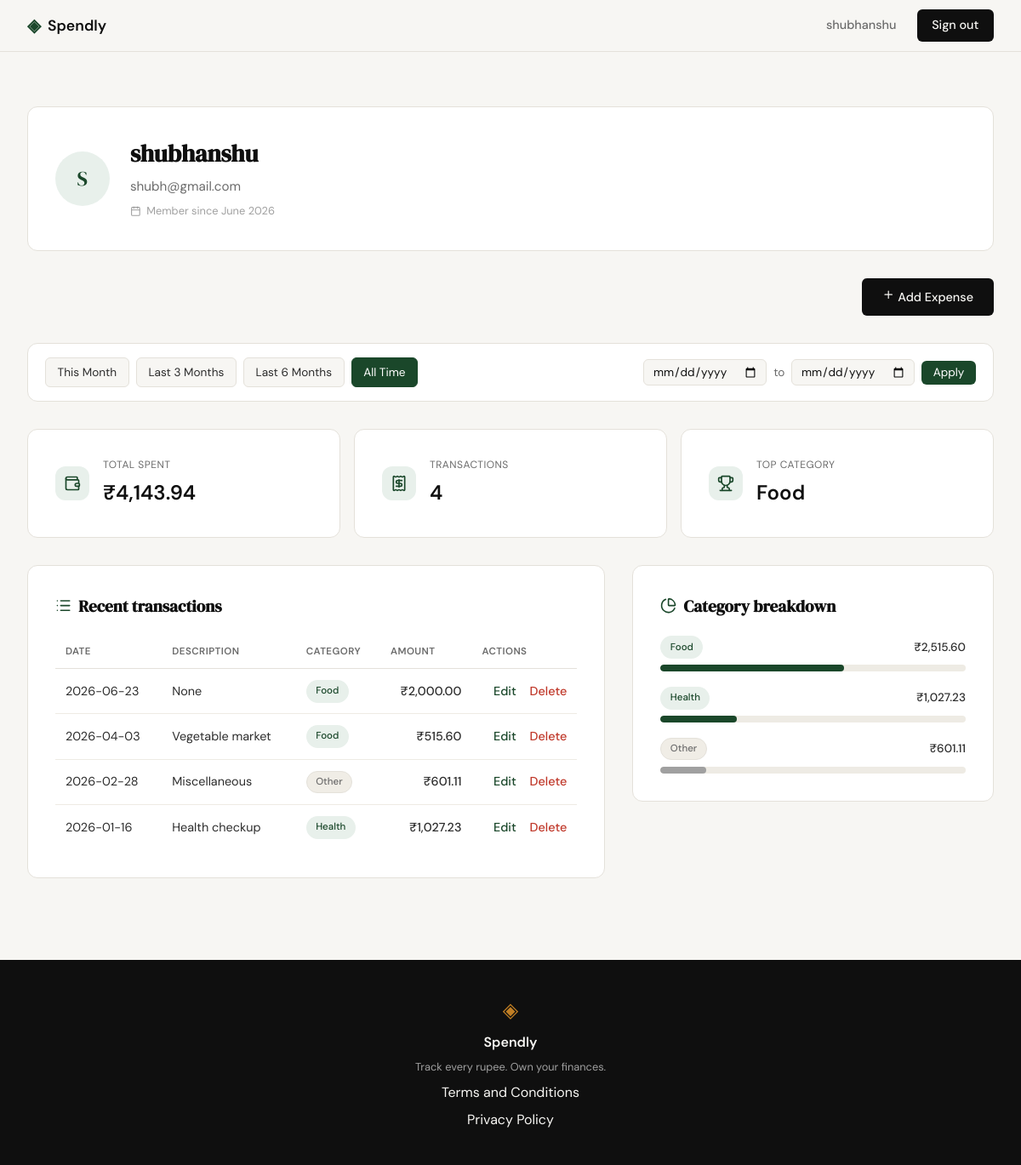
/profile (signed in), run on an earlier commit of the app's database.
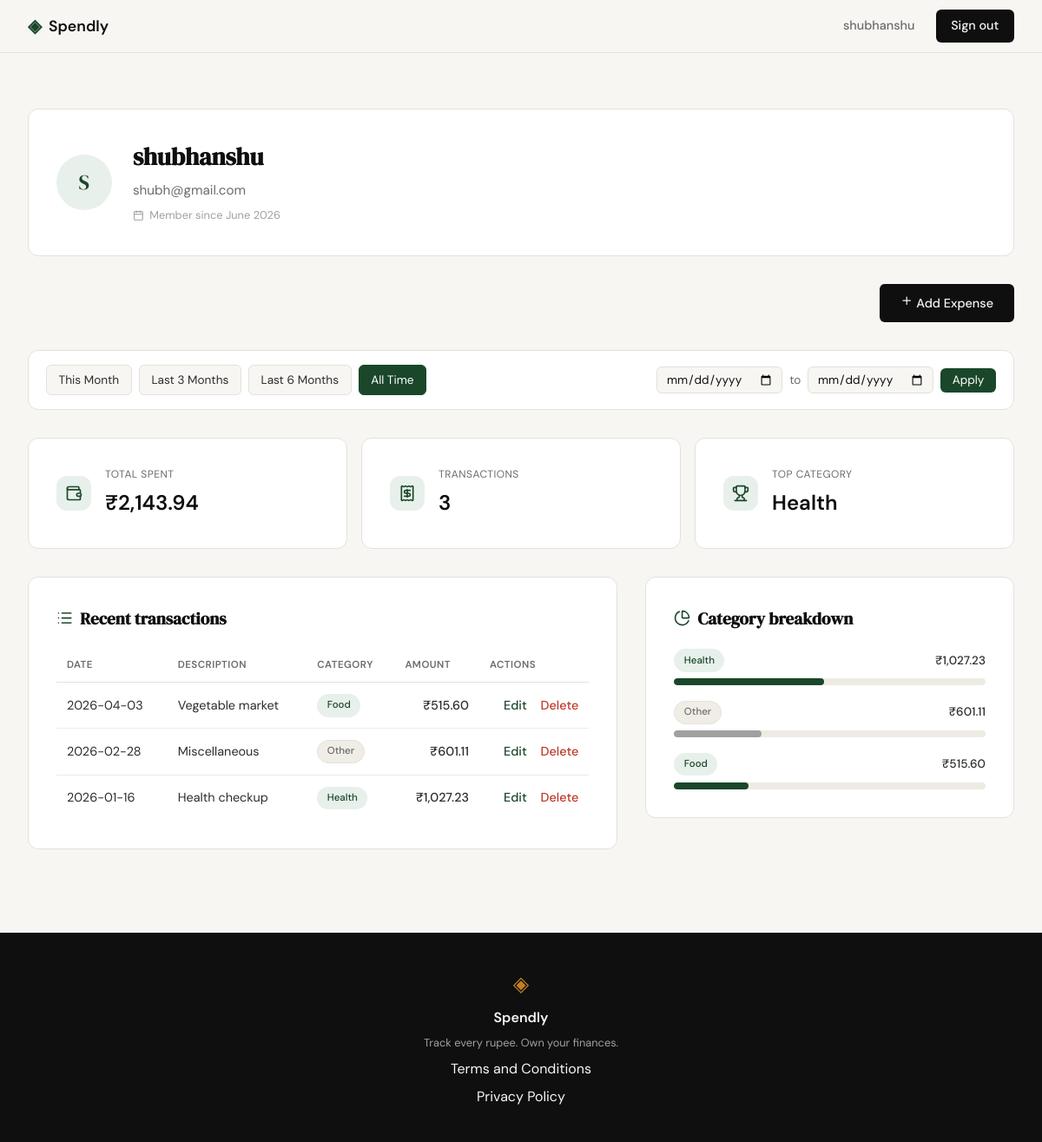
And on a later commit of the database.
### tables this page shows
CREATE TABLE users (
            id            INTEGER PRIMARY KEY AUTOINCREMENT,
            name          TEXT    NOT NULL,
            email         TEXT    NOT NULL UNIQUE,
            password_hash TEXT    NOT NULL,
            created_at    TEXT    DEFAULT (datetime('now'))
        );

CREATE TABLE expenses (
            id          INTEGER PRIMARY KEY AUTOINCREMENT,
            user_id     INTEGER NOT NULL REFERENCES users(id),
            amount      REAL    NOT NULL,
            category    TEXT    NOT NULL,
            date        TEXT    NOT NULL,
            description TEXT,
            created_at  TEXT    DEFAULT (datetime('now'))
        );

### app.py (the view)
@app.route("/profile")
def profile():
    if not session.get("user_id"):
        return redirect(url_for("login"))
    user_id = session["user_id"]
    date_from = _parse_date(request.args.get("date_from", ""))
    date_to = _parse_date(request.args.get("date_to", ""))
    if date_from and date_to and date_from > date_to:
        flash("Start date must be before end date.")
        date_from = date_to = None
    date_from_str = date_from.isoformat() if date_from else None
    date_to_str = date_to.isoformat() if date_to else None
    presets = _build_presets(date.today())
    active_preset = _detect_active_preset(presets, date_from_str, date_to_str)
    db_user = get_user_by_id(user_id)
    user = {
        "name": db_user["name"],
        "email": db_user["email"],
        "initials": "".join(p[0].upper() for p in db_user["name"].split()[:2]),
        "member_since": db_user["member_since"],
    }
    raw_stats = get_summary_stats(user_id, date_from=date_from_str, date_to=date_to_str)
    stats = {
        "total_spent": format_currency(raw_stats["total_spent"]),
        "transaction_count": raw_stats["transaction_count"],
        "top_category": raw_stats["top_category"],
    }
    raw_transactions = get_recent_transactions(user_id, date_from=date_from_str, date_to=date_to_str)
    transactions = [
        {
            "id": tx["id"],
            "date": tx["date"],
            "description": tx["description"],
            "category": tx["category"],
            "amount": format_currency(tx["amount"]),
        }
        for tx in raw_transactions
    ]
    raw_breakdown = get_category_breakdown(user_id, date_from=date_from_str, date_to=date_to_str)
    category_breakdown = [
        {
            "name": cat["name"],
            "total": format_currency(cat["amount"]),
            "percent": cat["pct"],
        }
        for cat in raw_breakdown
    ]
    return render_template(
        "profile.html",
        user=user,
        stats=stats,
        transactions=transactions,
        category_breakdown=category_breakdown,
        date_from_str=date_from_str,
        date_to_str=date_to_str,
        presets=presets,
        active_preset=active_preset,
    )

### app.py (called while the page is built)
def _parse_date(s):
    try:
        return datetime.strptime(s, "%Y-%m-%d").date()
    except (TypeError, ValueError):
        return None

def _build_presets(today):
    return {
        "this_month":    (today.replace(day=1).isoformat(), today.isoformat()),
        "last_3_months": ((today - timedelta(days=90)).isoformat(), today.isoformat()),
        "last_6_months": ((today - timedelta(days=180)).isoformat(), today.isoformat()),
    }

def _detect_active_preset(presets, date_from_str, date_to_str):
    if not (date_from_str and date_to_str):
        return None
    for name, (f, t) in presets.items():
        if date_from_str == f and date_to_str == t:
            return name
    return None

### database/db.py (called while the page is built)
def get_db():
    conn = sqlite3.connect(DB_PATH)
    conn.row_factory = sqlite3.Row
    conn.execute("PRAGMA foreign_keys = ON")
    return conn

### database/queries.py (called while the page is built)
def format_currency(amount):
    return f"₹{amount:,.2f}"

def get_user_by_id(user_id):
    db = get_db()
    row = db.execute(
        "SELECT id, name, email, created_at FROM users WHERE id = ?", (user_id,)
    ).fetchone()
    db.close()
    if row is None:
        return None
    created = datetime.strptime(row["created_at"], "%Y-%m-%d %H:%M:%S")
    return {"name": row["name"], "email": row["email"], "member_since": created.strftime("%B %Y")}

def get_recent_transactions(user_id, limit=10, date_from=None, date_to=None):
    db = get_db()
    if date_from and date_to:
        sql = (
            "SELECT id, date, description, category, amount FROM expenses "
            "WHERE user_id = ? AND date BETWEEN ? AND ? "
            "ORDER BY date DESC, id DESC LIMIT ?"
        )
        params = (user_id, date_from, date_to, limit)
    else:
        sql = (
            "SELECT id, date, description, category, amount FROM expenses "
            "WHERE user_id = ? ORDER BY date DESC, id DESC LIMIT ?"
        )
        params = (user_id, limit)
    rows = db.execute(sql, params).fetchall()
    db.close()
    return [
        {"id": r["id"], "date": r["date"], "description": r["description"],
         "category": r["category"], "amount": r["amount"]}
        for r in rows
    ]

### templates/profile.html (shortened to what this page needs)
{% extends "base.html" %}
{% block head %}
<link rel="stylesheet" href="{{ url_for('static', filename='css/profile.css') }}">
{% endblock %}
{% block content %}
<section class="profile-page">
    <div class="profile-inner">
        <div class="profile-user-card feature-card">
            <div class="profile-avatar">{{ user.initials }}</div>
            <div class="profile-identity">
                <h1 class="profile-name">{{ user.name }}</h1>
                <p class="profile-email">{{ user.email }}</p>
                <p class="profile-member">
                    <i data-lucide="calendar"></i>
                    Member since {{ user.member_since }}
                </p>
            </div>
        </div>
        <div class="profile-actions">
            <a href="{{ url_for('add_expense') }}" class="btn-primary">
                <i data-lucide="plus"></i>
                Add Expense
            </a>
        </div>
        <div class="filter-bar">
            <div class="filter-presets">
                <a href="{{ url_for('profile', date_from=presets.this_month[0], date_to=presets.this_month[1]) }}"
                   class="filter-btn{% if active_preset == 'this_month' %} active{% endif %}">This Month</a>
                <a href="{{ url_for('profile', date_from=presets.last_3_months[0], date_to=presets.last_3_months[1]) }}"
                   class="filter-btn{% if active_preset == 'last_3_months' %} active{% endif %}">Last 3 Months</a>
                <a href="{{ url_for('profile', date_from=presets.last_6_months[0], date_to=presets.last_6_months[1]) }}"
                   class="filter-btn{% if active_preset == 'last_6_months' %} active{% endif %}">Last 6 Months</a>
                <a href="{{ url_for('profile') }}"
                   class="filter-btn{% if not date_from_str and not date_to_str %} active{% endif %}">All Time</a>
            </div>
            <form class="filter-custom" method="get" action="{{ url_for('profile') }}">
                <input type="date" name="date_from" value="{{ date_from_str or '' }}">
                <span>to</span>
                <input type="date" name="date_to" value="{{ date_to_str or '' }}">
                <button type="submit" class="filter-apply">Apply</button>
            </form>
        </div>
        <div class="profile-stats">
            <div class="profile-stat-card feature-card">
                <span class="profile-stat-icon"><i data-lucide="wallet"></i></span>
                <div>
                    <p class="profile-stat-label">Total spent</p>
                    <p class="profile-stat-value">{{ stats.total_spent }}</p>
                </div>
            </div>
            <div class="profile-stat-card feature-card">
                <span class="profile-stat-icon"><i data-lucide="receipt"></i></span>
                <div>
                    <p class="profile-stat-label">Transactions</p>
                    <p class="profile-stat-value">{{ stats.transaction_count }}</p>
                </div>
            </div>
            <div class="profile-stat-card feature-card">
                <span class="profile-stat-icon"><i data-lucide="trophy"></i></span>
                <div>
                    <p class="profile-stat-label">Top category</p>
                    <p class="profile-stat-value">{{ stats.top_category }}</p>
                </div>
            </div>
        </div>
        <div class="profile-grid">
            <div class="profile-history feature-card">
                <h2 class="profile-section-title">
                    <i data-lucide="list"></i>
                    Recent transactions
                </h2>
                <div class="profile-table-wrap">
                    <table class="profile-table">
                        <thead>
                            <tr>
                                <th>Date</th>
                                <th>Description</th>
                                <th>Category</th>
                                <th class="profile-amount-col">Amount</th>
                                <th class="profile-actions-col">Actions</th>
                            </tr>
                        </thead>
                        <tbody>
                            {% for tx in transactions %}
                            <tr>
                                <td class="profile-tx-date">{{ tx.date }}</td>
                                <td>{{ tx.description }}</td>
                                <td><span class="badge badge-{{ tx.category | lower }}">{{ tx.category }}</span></td>
                                <td class="profile-amount-col profile-tx-amount">{{ tx.amount }}</td>
                                <td class="profile-actions-col">
                                    <a class="profile-tx-edit" href="{{ url_for('edit_expense', expense_id=tx.id) }}">Edit</a>
                                    <a class="profile-tx-delete" href="{{ url_for('delete_expense_route', id=tx.id) }}">Delete</a>
                                </td>
                            </tr>
                            {% endfor %}
                        </tbody>
                    </table>
                </div>
            </div>
            <div class="profile-breakdown feature-card">
                <h2 class="profile-section-title">
                    <i data-lucide="pie-chart"></i>
                    Category breakdown
                </h2>
                {% for cat in category_breakdown %}
                <div class="profile-cat-row">
                    <div class="profile-cat-head">
                        <span class="badge badge-{{ cat.name | lower }}">{{ cat.name }}</span>
                        <span class="profile-cat-total">{{ cat.total }}</span>
                    </div>
                    <div class="profile-cat-track">
                        <div class="profile-cat-bar badge-bar-{{ cat.name | lower }}"
                             style="--profile-bar-pct: {{ cat.percent }}%"></div>
                    </div>
                </div>
                {% endfor %}
            </div>
        </div>
    </div>
</section>
{% endblock %}

### templates/base.html (shortened to what this page needs)
<!DOCTYPE html>
<html lang="en">
<head>
    <link rel="stylesheet" href="{{ url_for('static', filename='css/style.css') }}">
    {% block head %}{% endblock %}
</head>
<body>
    <nav class="navbar">
        <div class="nav-inner">
            <a href="{{ url_for('landing') }}" class="nav-brand">
                <span class="brand-icon">◈</span>
                <span class="brand-name">Spendly</span>
            </a>
            <div class="nav-links">
                {% if session.user_id %}
                <a href="{{ url_for('profile') }}">{{ session.user_name }}</a>
                <a href="{{ url_for('logout') }}" class="nav-cta">Sign out</a>
                {% else %}
                <a href="{{ url_for('login') }}">Sign in</a>
                <a href="{{ url_for('register') }}" class="nav-cta">Get started</a>
                {% endif %}
            </div>
        </div>
    </nav>
    <main class="main-content">
        {% block content %}{% endblock %}
    </main>
    <footer class="footer">
        <div class="footer-inner">
            <span class="brand-icon">◈</span>
            <span class="footer-name">Spendly</span>
            <p class="footer-copy">Track every rupee. Own your finances.</p>
            <a href="/terms">Terms and Conditions</a>
            <a href="/privacy">Privacy Policy</a>
        </div>
    </footer>
</body>
</html>

### static/css/style.css (style rules this page uses)
:root { --ink: #0f0f0f; --ink-soft: #2d2d2d; --ink-muted: #6b6b6b; --ink-faint: #a0a0a0; --paper: #f7f6f3; --paper-warm: #f0ede6; --paper-card: #ffffff; --accent: #1a472a; --accent-light: #e8f0eb; --accent-2: #c17f24; --accent-2-light: #fdf3e3; --danger: #c0392b; --danger-light: #fdecea; --danger-border: #f5c6c2; --border: #e4e1da; --border-soft: #eeebe4; --font-display: 'DM Serif Display', Georgia, serif; --font-body: 'DM Sans', system-ui, sans-serif; --max-width: 1200px; --auth-width: 440px; --radius-sm: 6px; --radius-md: 12px; --radius-lg: 20px; }
*, *::before, *::after { box-sizing: border-box; margin: 0; padding: 0; }
html { font-size: 16px; scroll-behavior: smooth; }
body { background: var(--paper); color: var(--ink); font-family: var(--font-body); font-size: 1rem; line-height: 1.6; -webkit-font-smoothing: antialiased; }
a { color: inherit; text-decoration: none; }
.navbar { position: sticky; top: 0; z-index: 100; background: var(--paper); border-bottom: 1px solid var(--border); padding: 0 2rem; }
.nav-inner { max-width: var(--max-width); margin: 0 auto; height: 60px; display: flex; align-items: center; justify-content: space-between; }
.nav-brand { display: flex; align-items: center; gap: 0.5rem; font-family: var(--font-body); font-weight: 600; font-size: 1.1rem; color: var(--ink); }
.brand-icon { color: var(--accent); font-size: 1.3rem; }
.brand-name { color: var(--ink); }
.nav-links { display: flex; align-items: center; gap: 1.5rem; font-size: 0.9rem; font-weight: 500; }
.nav-links a { color: var(--ink-muted); transition: color 0.2s; }
.nav-cta { background: var(--ink) !important; color: var(--paper) !important; padding: 0.45rem 1.1rem; border-radius: var(--radius-sm); transition: background 0.2s !important; }
.main-content { min-height: calc(100vh - 60px - 100px); }
.btn-primary { display: inline-block; background: var(--ink); color: var(--paper); padding: 0.65rem 1.5rem; border-radius: var(--radius-sm); font-family: var(--font-body); font-size: 0.9rem; font-weight: 500; cursor: pointer; border: none; transition: background 0.2s; text-decoration: none; }
.feature-card { background: var(--paper-card); border: 1px solid var(--border); border-radius: var(--radius-md); padding: 2rem; }
.footer { background: var(--ink); color: var(--paper); padding: 2.5rem 2rem; text-align: center; }
.footer-inner { display: flex; flex-direction: column; align-items: center; gap: 0.4rem; }
.footer .brand-icon { color: var(--accent-2); font-size: 1.5rem; }
.footer-name { font-weight: 600; font-size: 1rem; }
.footer-copy { font-size: 0.8rem; color: var(--ink-faint); }

What changed in the data, as far as the page shows it:
removed expenses: date "2026-06-23", description "None", category "Food", amount "₹2,000.00"
shown differently, row unchanged: expenses "Health checkup": top_category (not shown) → "Health"
Also different on the page:
{{ stats.total_spent }}: "₹4,143.94" → "₹2,143.94"
{{ stats.transaction_count }}: "4" → "3"
{{ cat.percent }}: 25 → 48 (drawn)
{{ cat.percent }}: 15 → 28 (drawn)
{{ stats.top_category }}: "Food" → (not shown)
new list line: "Food ₹515.60"
list line gone: "Food ₹2,515.60"
